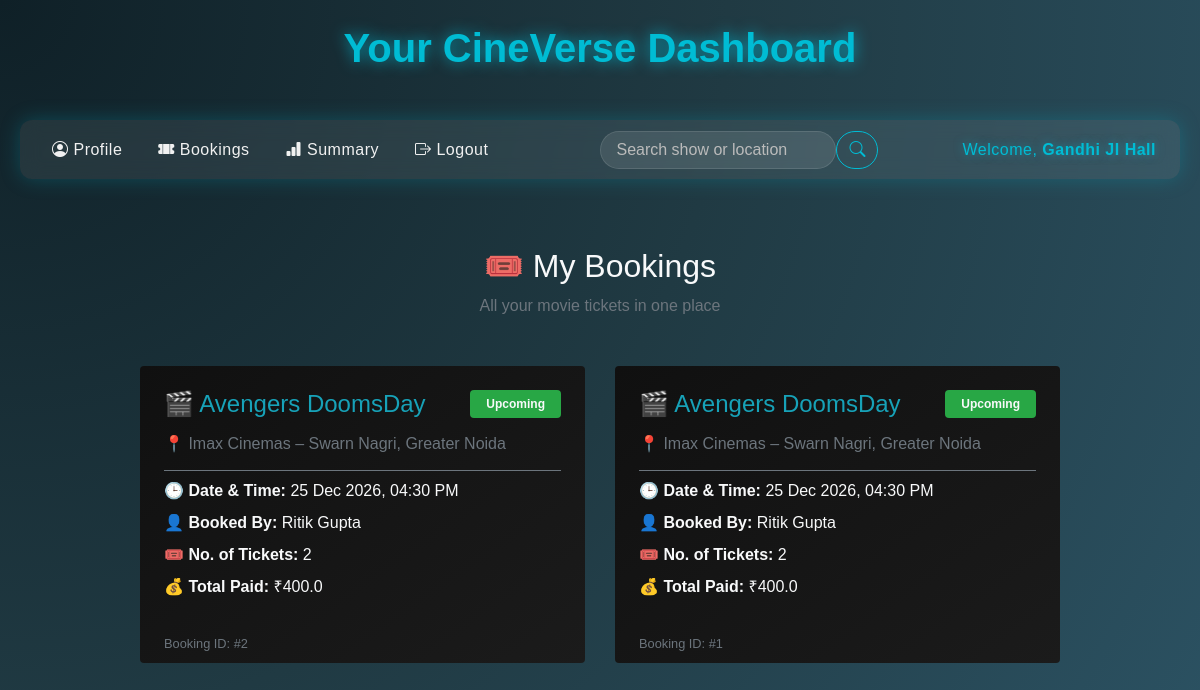
The page /user_bookings/2/Gandhi JI Hall on the database as committed earlier.
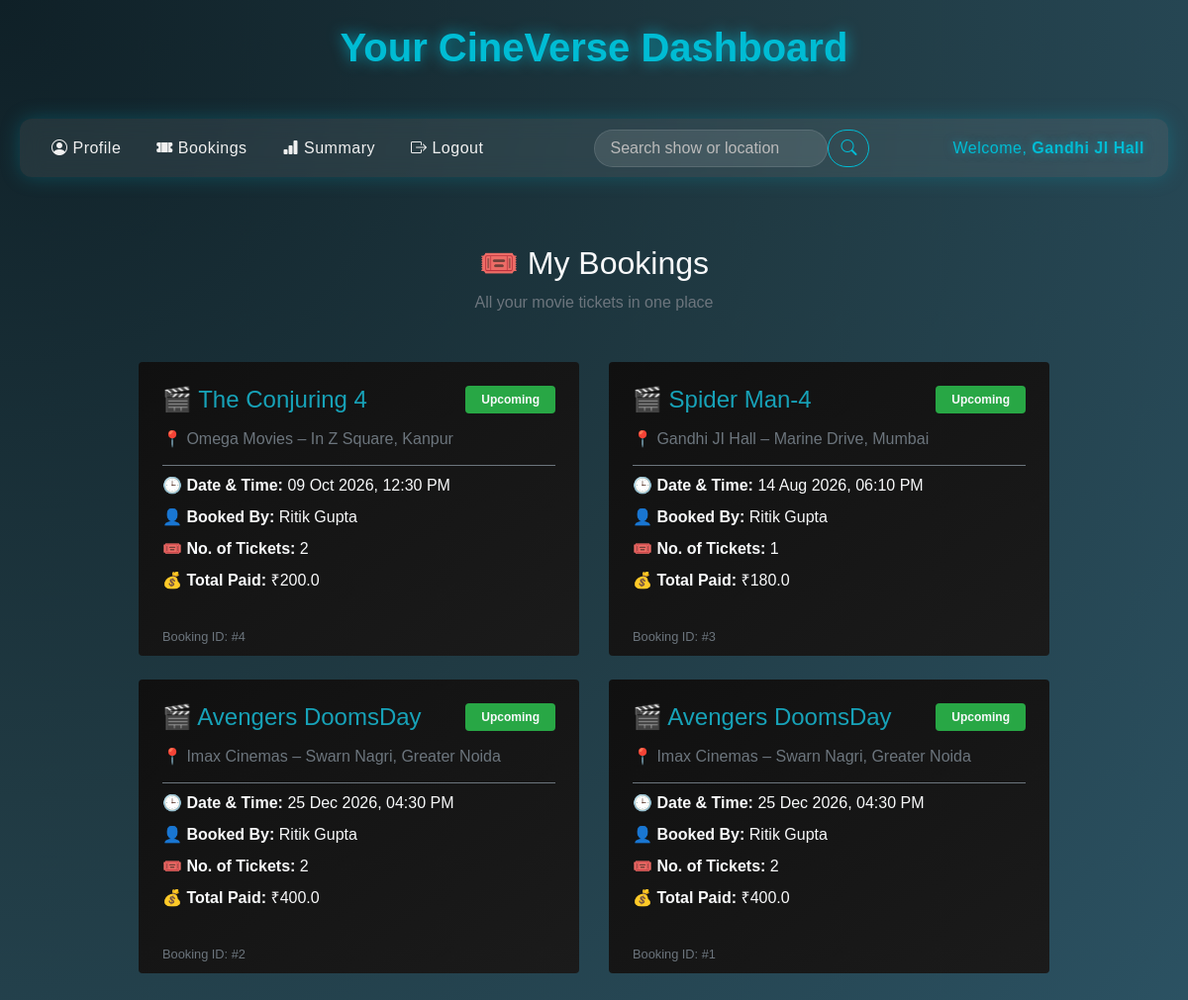
The same page on the database as committed later.
### backend/models.py (models this page shows)
class Ticket(db.Model):
    __tablename__ = "ticket"
    id = db.Column(db.Integer, primary_key=True)
    no_of_tickets = db.Column(db.Integer, nullable=False)
    sl_no_tickets = db.Column(db.String, nullable=False)
    user_rating = db.Column(db.Integer, default=0)
    purchase_time = db.Column(db.DateTime, default=datetime.utcnow)
    total_cost = db.Column(db.Float, nullable=False, default=0.0)
    user_id = db.Column(db.Integer, db.ForeignKey("user_info.id"), nullable=False)
    show_id = db.Column(db.Integer, db.ForeignKey("show.id"), nullable=False)

class Show(db.Model):
    __tablename__ = "show"
    id = db.Column(db.Integer, primary_key=True)
    name = db.Column(db.String, nullable=False)
    tags = db.Column(db.String, nullable=False)
    rating = db.Column(db.Integer, default=0)
    tkt_price = db.Column(db.Float, default=0.0)
    date_time = db.Column(db.DateTime, nullable=False)
    theatre_id = db.Column(db.Integer, db.ForeignKey("theatre.id"), nullable=False)
    total_revenue = db.Column(db.Float, default=0.0)
    tickets = db.relationship(
        "Ticket", cascade="all,delete", backref="show", lazy=True
    )

class Theatre(db.Model):
    __tablename__ = "theatre"
    id = db.Column(db.Integer, primary_key=True)
    name = db.Column(db.String, nullable=False)
    location = db.Column(db.String, nullable=False)
    pincode = db.Column(db.Integer, nullable=False)
    capacity = db.Column(db.Integer, nullable=False)
    venue_pic_url = db.Column(db.String, nullable=True, default="None")
    total_revenue = db.Column(db.Float, default=0.0)
    shows = db.relationship(
        "Show", cascade="all,delete", backref="theatre", lazy=True
    )

class User_Info(db.Model):
    __tablename__ = "user_info"
    id = db.Column(db.Integer, primary_key=True)
    email = db.Column(db.String, unique=True, nullable=False)
    password = db.Column(db.String, nullable=False)
    role = db.Column(db.Integer, default=1)
    full_name = db.Column(db.String, nullable=False)
    address = db.Column(db.String, nullable=False)
    pincode = db.Column(db.Integer, nullable=False)
    total_spent = db.Column(db.Float, default=0.0)
    tickets = db.relationship(
        "Ticket", cascade="all,delete", backref="user_info", lazy=True
    )

### backend/controllers.py (the view)
@app.route("/user_bookings/<id>/<name>")
def user_bookings(id, name):
    user = User_Info.query.get_or_404(id)
    tickets = Ticket.query.filter_by(user_id=user.id).order_by(Ticket.id.desc()).all()
    dt_time_now = datetime.now()
    return render_template("user_bookings.html",name=name,user_info=user,tickets=tickets,dt_time_now=dt_time_now)

### templates/user_bookings.html (shortened to what this page needs)
{% extends "user_layout.html" %}
{% block content %}
<div class="container py-5 text-light">
  <div class="text-center mb-5">
    <h2 class="fw-bold text-cyan-400 tracking-wide">🎟️ My Bookings</h2>
    <p class="text-muted">All your movie tickets in one place</p>
  </div>
  {% if tickets %}
    <div class="row justify-content-center">
      {% for ticket in tickets %}
        <div class="col-lg-5 col-md-6 mb-4">
          <div class="card rounded-4 shadow-lg border-0 overflow-hidden"
               style="background: linear-gradient(145deg, #101010, #1b1b1b); border: 1px solid rgba(255,255,255,0.08); transition: all 0.3s ease; cursor: default;">
            <div class="card-body p-4">
              <div class="d-flex justify-content-between align-items-center mb-3">
                <h4 class="text-info mb-0 fw-semibold">🎬 {{ ticket.show.name }}</h4>
                {% if ticket.show.date_time >= dt_time_now %}
                  <span class="badge bg-success px-3 py-2">Upcoming</span>
                {% else %}
                  <span class="badge bg-secondary px-3 py-2">Past</span>
                {% endif %}
              </div>
              <h6 class="text-muted mb-3">
                📍 {{ ticket.show.theatre.name }} – {{ ticket.show.theatre.location }}
              </h6>
              <hr class="border-secondary opacity-25 my-2">
              <p class="mb-2">
                🕒 <strong>Date & Time:</strong>
                {{ ticket.show.date_time.strftime('%d %b %Y, %I:%M %p') }}
              </p>
              <p class="mb-2">
                👤 <strong>Booked By:</strong> <span class="text-cyan-400">{{ ticket.user_info.full_name }}</span>
              </p>
              <p class="mb-2">
                🎟️ <strong>No. of Tickets:</strong> {{ ticket.no_of_tickets }}
              </p>
              <p class="mb-0">
                💰 <strong>Total Paid:</strong> ₹{{ ticket.total_cost }}
              </p>
            </div>
            <div class="px-4 py-2 bg-gradient-to-r from-cyan-500/10 to-transparent text-end">
              <small class="text-muted">Booking ID: #{{ ticket.id }}</small>
            </div>
          </div>
        </div>
      {% endfor %}
    </div>
  {% endif %}
</div>
{% endblock %}

### templates/user_layout.html (shortened to what this page needs)
<!DOCTYPE html>
<html lang="en">
<head>
  <link
    rel="stylesheet"
    href="https://cdn.jsdelivr.net/npm/bootstrap@4.0.0/dist/css/bootstrap.min.css"
  />
  <link
    rel="stylesheet"
    href="https://cdn.jsdelivr.net/npm/bootstrap-icons@1.11.1/font/bootstrap-icons.css"
  />
  <link rel="stylesheet" href="/static/styles/main.css" />
</head>
<body>
    {% if not hide_nav %}
        <div class="my_container">
        <div class="center">
        <h1>Your CineVerse Dashboard</h1>
        </div>
        <div class="my_panel">
        {% if not hide_nav %}
        <nav class="navbar navbar-expand-lg">
            <div class="collapse navbar-collapse d-flex justify-content-between" id="navbarText">
            <ul class="navbar-nav mb-2 mb-lg-0 d-flex align-items-center">
                <li class="nav-item">
                <a class="nav-link active" href="/user/{{ user_info.id }}/{{name}}">
                    <i class="bi bi-person-circle"></i> Profile
                </a>
                </li>
                <li class="nav-item">
                <a class="nav-link" href="/user_bookings/{{ user_info.id }}/{{name}}">
                    <i class="bi bi-ticket-perforated-fill"></i> Bookings
                </a>
                </li>
                <li class="nav-item">
                <a class="nav-link" href="/user_summary/{{ user_info.id }}/{{name}}">
                    <i class="bi bi-bar-chart-fill"></i> Summary
                </a>
                </li>
                <li class="nav-item">
                <a class="nav-link" href="/login">
                    <i class="bi bi-box-arrow-right"></i> Logout
                </a>
                </li>
            </ul>
                <form class="d-flex mx-4" action="/search_user/{{ user_info.id }}/{{ name }}" method="POST">
                    <input
                        class="form-control me-2"
                        type="search"
                        name="query"
                        placeholder="Search show or location"
                        aria-label="Search"
                    />
                    <button class="btn btn-outline-success" type="submit">
                        <i class="bi bi-search"></i>
                    </button>
                </form>
            <span class="navbar_text_div">
                Welcome, <strong>{{name}}</strong>
            </span>
            </div>
        </nav>
        {% endif %}
    {% endif %}
      {% block content %}{% endblock %}
    </div>
  </div>
</body>
</html>

### templates/user_layout.html (style rules this page uses)
body { background: radial-gradient(circle at top left, #0f2027, #203a43, #2c5364); color: #f1f1f1; font-family: "Poppins", sans-serif; margin: 0; padding: 0; min-height: 100vh; }
h1 { color: #00bcd4; text-shadow: 0 0 15px rgba(0, 188, 212, 0.8); text-align: center; font-weight: 600; margin-top: 1.5rem; animation: fadeInDown 1s ease; }
.navbar { background: rgba(255, 255, 255, 0.08); backdrop-filter: blur(10px); border-radius: 12px; box-shadow: 0 0 20px rgba(0, 188, 212, 0.25); margin: 20px auto; padding: 0.6rem 1.5rem; max-width: 1200px; animation: fadeInUp 1.2s ease; }
.navbar-nav .nav-link { color: #f1f1f1 !important; font-weight: 500; letter-spacing: 0.5px; margin-right: 20px; position: relative; transition: all 0.3s ease; }
.navbar-nav .nav-link::after { content: ""; position: absolute; left: 0; bottom: -4px; width: 0%; height: 2px; background-color: #00bcd4; transition: width 0.3s ease-in-out; border-radius: 2px; }
.form-control { background-color: rgba(255, 255, 255, 0.1); border: 1px solid rgba(255, 255, 255, 0.2); color: #fff; border-radius: 25px; padding-left: 15px; }
.form-control::placeholder { color: #bbb; }
.btn-outline-success { color: #00bcd4; border-color: #00bcd4; border-radius: 25px; transition: all 0.3s ease; }
.navbar_text_div { font-weight: 500; color: #00bcd4; text-shadow: 0 0 10px rgba(0, 188, 212, 0.5); letter-spacing: 0.5px; }
.my_panel { padding: 20px; max-width: 1200px; margin: auto; }

Rows that differ between the two databases and show on the page:
now on this page (row edited): Theatre: name "Gandhi JI Hall"
added Ticket: show.name "The Conjuring 4", show.theatre.name "Omega Movies", show.theatre.location "In Z Square, Kanpur", show.date_time "09 Oct 2026, 12:30 PM", user_info.full_name "Ritik Gupta", no_of_tickets "2", total_cost "200.0", id "4"
added Ticket: show.name "Spider Man-4", show.theatre.name "Gandhi JI Hall", show.theatre.location "Marine Drive, Mumbai", show.date_time "14 Aug 2026, 06:10 PM", user_info.full_name "Ritik Gupta", no_of_tickets "1", total_cost "180.0", id "3"
Other text that changed with them:
{{ name }}: "Gandhi JI Hall" → (not shown)
